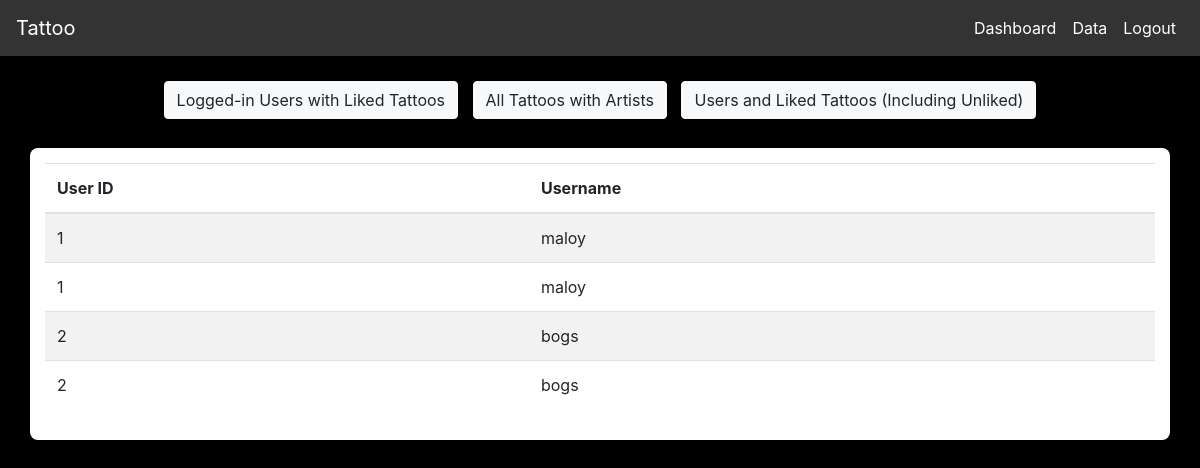
The app's page /data.php (signed in) with its own data.
### tables this page shows
CREATE TABLE `users` (
  `id` int(11) NOT NULL,
  `username` varchar(100) NOT NULL,
  `password` varchar(255) NOT NULL,
  `created_at` datetime DEFAULT current_timestamp(),
  `first_login` tinyint(1) NOT NULL DEFAULT 1
);

### data.php (the view, shortened to what this page needs)
<?php
require_once "config.php";
$join_type = $_GET['join'] ?? 'left';
switch ($join_type) {
    default:
        $sql = "SELECT users.id AS User_ID, users.username AS Username, tattoos.name AS Tattoo
                FROM users
                LEFT JOIN likes ON users.id = likes.user_id
                LEFT JOIN tattoos ON likes.tattoo_id = tattoos.id";
        break;
}
$result = $pdo->query($sql);
?>
<!DOCTYPE html>
<html lang="en">
<head>
    <link rel="stylesheet" href="https://stackpath.bootstrapcdn.com/bootstrap/4.5.2/css/bootstrap.min.css">
</head>
<body>
    <nav class="navbar navbar-expand-lg navbar-dark">
        <a class="navbar-brand" href="#">Tattoo</a>
        <div class="collapse navbar-collapse">
            <ul class="navbar-nav ml-auto">
                <li class="nav-item"><a class="nav-link" href="dashboard.php">Dashboard</a></li>
                <li class="nav-item"><a class="nav-link" href="data.php">Data</a></li>
                <li class="nav-item"><a class="nav-link" href="logout.php">Logout</a></li>
            </ul>
        </div>
    </nav>
    <div class="container-buttons">
        <a href="data.php?join=left" class="btn btn-light">Logged-in Users with Liked Tattoos</a>
        <a href="data.php?join=right" class="btn btn-light">All Tattoos with Artists</a>
        <a href="data.php?join=union" class="btn btn-light">Users and Liked Tattoos (Including Unliked)</a>
    </div>
    <div class="container mt-4 table-container">
        <table class="table table-striped">
            <thead>
                <tr>
                    <?php if ($join_type === 'left'): ?>
                        <th>User ID</th>
                        <th>Username</th>
                    <?php else: ?>
                        <th>User</th>
                        <th>user like Tattoo</th>
                    <?php endif; ?>
                </tr>
            </thead>
            <tbody>
                <?php while ($row = $result->fetch()): ?>
                    <tr>
                        <?php if ($join_type === 'left'): ?>
                            <td><?php echo htmlspecialchars($row['User_ID']); ?></td>
                            <td><?php echo htmlspecialchars($row['Username']); ?></td>
                        <?php else: ?>
                            <td><?php echo htmlspecialchars($row['User']); ?></td>
                            <td><?php echo htmlspecialchars($row['Tattoo'] ?? 'None'); ?></td>
                        <?php endif; ?>
                    </tr>
                <?php endwhile; ?>
            </tbody>
        </table>
    </div>
</body>
</html>

### data.php (style rules this page uses)
body { background-color: #000; color: #fff; }
.navbar { background-color: #333; }
.navbar a { color: #fff !important; }
.container-buttons { margin: 20px; text-align: center; }
.btn { margin: 5px; }
.table-container { background-color: #fff; color: #000; border-radius: 8px; padding: 15px; }

### records on screen
users: id "1", username "maloy"
users: id "2", username "bogs"
